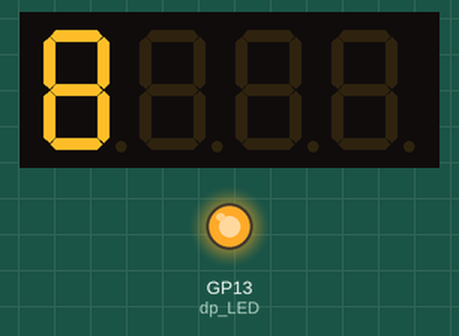
Recording of a program running on a simulated Raspberry Pi Pico running MicroPython. Parts: 4-digit seven-segment display, output pins drawn as LEDs (lit = HIGH). The segment pins are drawn as the display they are named for; pins used as bus, display or sensor lines are not drawn.

Above: at 0.8 s.
At 6.0 s:
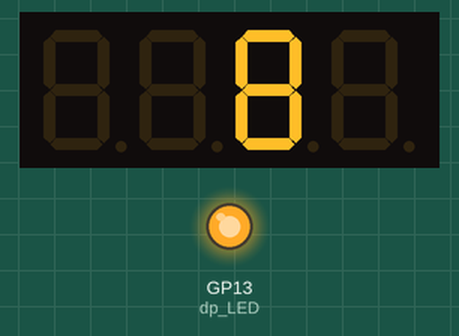
At 19.0 s:
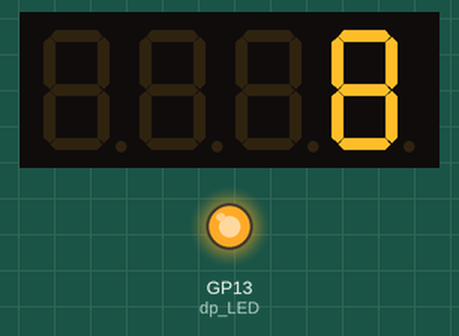
At 37.05 s:
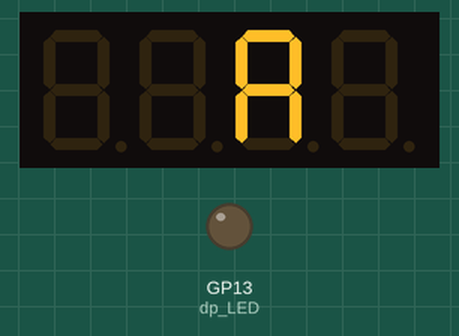
Timing chart, 0 to 40.0 s (numbered marks = the images above):
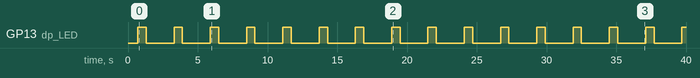

Measured:
- by itself, GP13 (dp_LED): alternates HIGH for 0.60 s and LOW for 2.0 s

The program:

Basic_4_Digit_7_Segment.py
```python
# Four Digit Seven Segment Display Basic Code
# Cathode type
# 330 ohm resistors for each segment
#
# Connect pins for segments a, b, c, d, e, f, g, dp
# to GPIO 6, 7, 8, 9, 10, 11, 12, 13 respectively
#
# Connect D1, D2, D3 ,D4 pins to GPIO 16, 17, 18, 19 respectively
#
# Lori Pfahler
# May 2025

import machine
import utime

# Set up segments
a_LED = machine.Pin(6, machine.Pin.OUT)
b_LED = machine.Pin(7, machine.Pin.OUT)
c_LED = machine.Pin(8, machine.Pin.OUT)
d_LED = machine.Pin(9, machine.Pin.OUT)
e_LED = machine.Pin(10, machine.Pin.OUT)
f_LED = machine.Pin(11, machine.Pin.OUT)
g_LED = machine.Pin(12, machine.Pin.OUT)
dp_LED = machine.Pin(13, machine.Pin.OUT)

# Set up Control Pins for Digits
D1 = machine.Pin(16, machine.Pin.OUT)
D2 = machine.Pin(17, machine.Pin.OUT)
D3 = machine.Pin(18, machine.Pin.OUT)
D4 = machine.Pin(15, machine.Pin.OUT)

# lists in order for looping - top to bottom
segments_order = [a_LED, f_LED, b_LED, g_LED, e_LED, c_LED, d_LED, dp_LED]
digits = [D1, D2, D3, D4]

# set all digits off - use value = 1 for cathode; 0 for anode
for digit in digits:
    digit.value(1)
# set all segments off - can be carryover from last run
for segment in segments_order:
    segment.value(0)

# set up delay times in seconds
delay_short = 0.1
delay_long = 0.5

try:
    while True:
        # Loop through each digit
        for digit in digits:
            # turn on digit use value of 0 for cathode; 1 for anode
            digit.value(0)
            # turn on the segments - top to bottom
            for segment in segments_order:
                segment.value(1)
                utime.sleep(delay_short)

            utime.sleep(delay_long)

            # turn off the segments bottom to top
            for segment in reversed(segments_order):
                segment.value(0)
                utime.sleep(delay_short)

            utime.sleep(delay_long)
            # turn off digit
            digit.value(1)

except KeyboardInterrupt:
    # set all digits off
    for digit in digits:
        digit.value(1)
    # set all segments off
    for segment in segments_order:
        segment.value(0)
```
